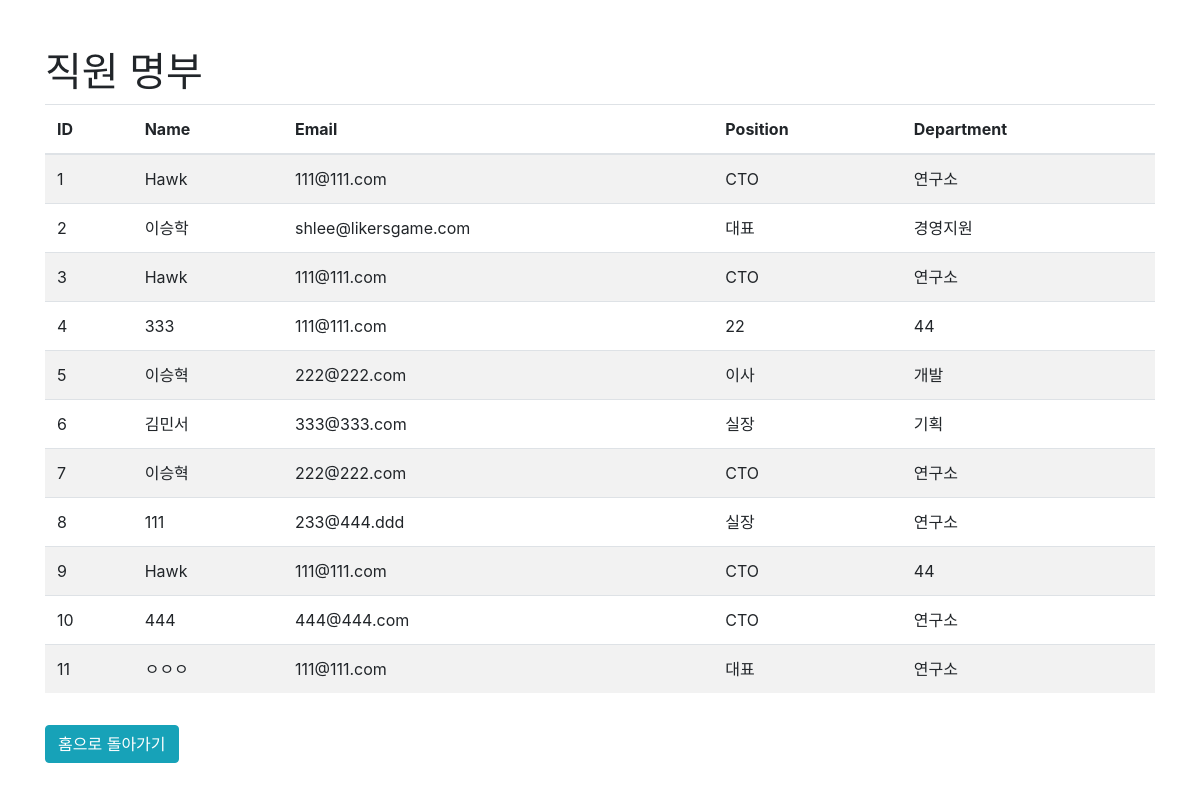
The page /display on the database its author committed.
### tables this page shows
CREATE TABLE employees (
            id INTEGER PRIMARY KEY AUTOINCREMENT,
            name TEXT NOT NULL,
            email TEXT NOT NULL,
            position TEXT NOT NULL,
            department TEXT NOT NULL
        );

### myapp_1.py (the view)
@app.route('/display')
def display_employees():
    conn = get_db()
    cur = conn.cursor()
    cur.execute('SELECT * FROM employees')
    employees = cur.fetchall()
    conn.close()
    return render_template('display.html', employees=employees)

### myapp_1.py (called while the page is built)
def get_db():
    conn = sqlite3.connect(DATABASE)
    return conn

### templates/display.html (shortened to what this page needs)
<!DOCTYPE html>
<html lang="en">
<head>
    <link href="https://stackpath.bootstrapcdn.com/bootstrap/4.5.2/css/bootstrap.min.css" rel="stylesheet">
</head>
<body>
    <div class="container">
        <h1 class="mt-5">직원 명부</h1>
        <table class="table table-striped">
            <thead>
                <tr>
                    <th>ID</th>
                    <th>Name</th>
                    <th>Email</th>
                    <th>Position</th>
                    <th>Department</th>
                </tr>
            </thead>
            <tbody>
                {% for employee in employees %}
                <tr>
                    <td>{{ employee[0] }}</td>
                    <td>{{ employee[1] }}</td>
                    <td>{{ employee[2] }}</td>
                    <td>{{ employee[3] }}</td>
                    <td>{{ employee[4] }}</td>
                </tr>
                {% endfor %}
            </tbody>
        </table>
        <a href="{{ url_for('home_page')}}" class="btn btn-info mt-3">홈으로 돌아가기</a>
    </div>
</body>
</html>

### rows shown on the page
employees: id "1", name "Hawk", email "111@111.com", position "CTO", department "연구소"
employees: id "2", name "이승학", email "shlee@likersgame.com", position "대표", department "경영지원"
employees: id "3", name "Hawk", email "111@111.com", position "CTO", department "연구소"
employees: id "4", name "333", email "111@111.com", position "22", department "44"
employees: id "5", name "이승혁", email "222@222.com", position "이사", department "개발"
employees: id "6", name "김민서", email "333@333.com", position "실장", department "기획"
employees: id "7", name "이승혁", email "222@222.com", position "CTO", department "연구소"
employees: id "8", name "111", email "233@444.ddd", position "실장", department "연구소"
employees: id "9", name "Hawk", email "111@111.com", position "CTO", department "44"
employees: id "10", name "444", email "444@444.com", position "CTO", department "연구소"
employees: id "11", name "ㅇㅇㅇ", email "111@111.com", position "대표", department "연구소"
